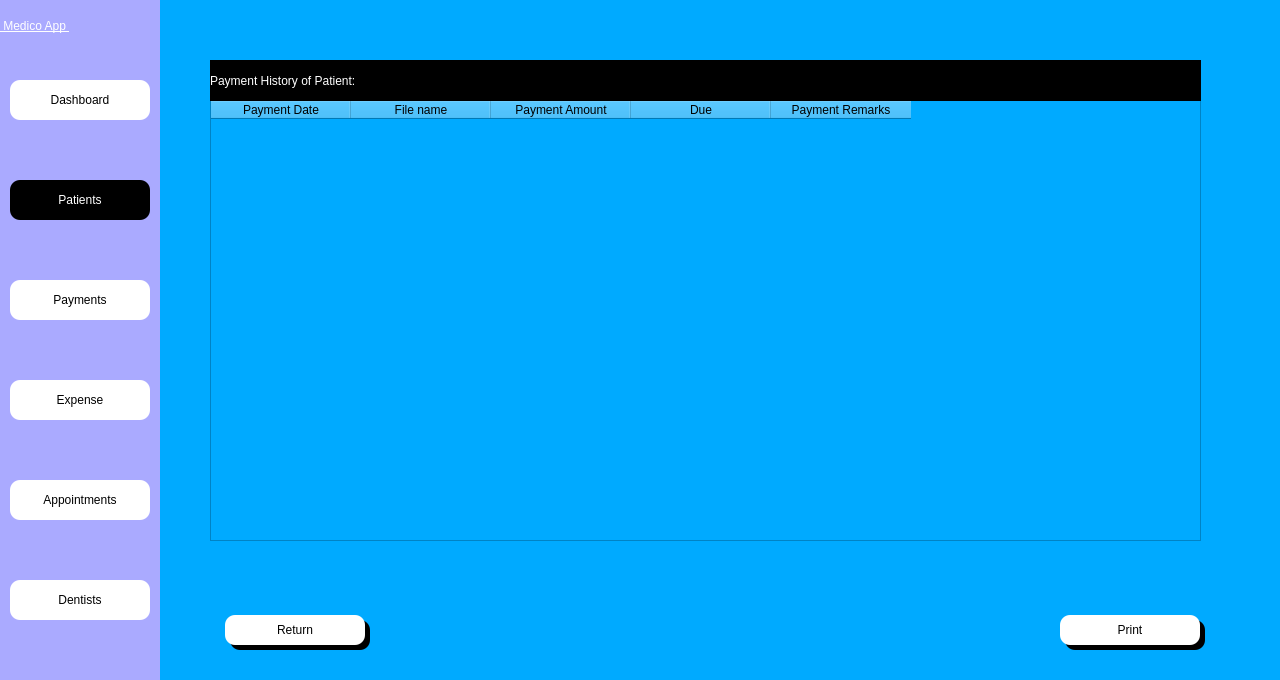
<?xml version="1.0" encoding="UTF-8"?>
<ui version="4.0">
 <class>Dialog</class>
 <widget class="QDialog" name="Dialog">
  <property name="geometry">
   <rect>
    <x>0</x>
    <y>0</y>
    <width>1280</width>
    <height>680</height>
   </rect>
  </property>
  <property name="windowTitle">
   <string>Dialog</string>
  </property>
  <property name="styleSheet">
   <string notr="true">background-color: rgb(0, 170, 255);</string>
  </property>
  <widget class="QWidget" name="side_bar" native="true">
   <property name="geometry">
    <rect>
     <x>0</x>
     <y>0</y>
     <width>160</width>
     <height>681</height>
    </rect>
   </property>
   <property name="styleSheet">
    <string notr="true">background-color: rgb(170, 255, 255);
background-color: rgb(170, 170, 255);</string>
   </property>
   <widget class="QPushButton" name="patient_btn">
    <property name="geometry">
     <rect>
      <x>10</x>
      <y>180</y>
      <width>140</width>
      <height>40</height>
     </rect>
    </property>
    <property name="styleSheet">
     <string notr="true">
QPushButton{


font:  14pt &quot;Segoe UI &quot;;
background-color: rgb(255, 255, 255);
border-top-left-radius:10px;
border-bottom-left-radius:10px;
border-top-right-radius:10px;
border-bottom-right-radius:10px;

	background-color: rgb(0, 0, 0);
	color: rgb(255, 255, 255);
}

QPushButton:hover{
	background-color: rgb(161, 161, 161);
	color: rgb(255, 255, 255);
}
QPushButton:focus{
	background-color: rgb(0, 0, 0);
	color: rgb(255, 255, 255);
}
</string>
    </property>
    <property name="text">
     <string>Patients</string>
    </property>
    <property name="icon">
     <iconset>
      <normaloff>../Medico_modern/patientdownload .png</normaloff>../Medico_modern/patientdownload .png</iconset>
    </property>
   </widget>
   <widget class="QPushButton" name="appointment_btn">
    <property name="geometry">
     <rect>
      <x>10</x>
      <y>480</y>
      <width>140</width>
      <height>40</height>
     </rect>
    </property>
    <property name="styleSheet">
     <string notr="true">QPushButton{


font:  14pt &quot;Segoe UI &quot;;
background-color: rgb(255, 255, 255);
border-top-left-radius:10px;
border-bottom-left-radius:10px;
border-top-right-radius:10px;
border-bottom-right-radius:10px;}
QPushButton:hover{
	background-color: rgb(161, 161, 161);
	color: rgb(255, 255, 255);
}
QPushButton:focus{
	background-color: rgb(161, 161, 161);
	color: rgb(255, 255, 255);
}</string>
    </property>
    <property name="text">
     <string>Appointments</string>
    </property>
    <property name="icon">
     <iconset>
      <normaloff>../Medico_modern/appointmentdownload (1).png</normaloff>../Medico_modern/appointmentdownload (1).png</iconset>
    </property>
   </widget>
   <widget class="QPushButton" name="dentist_btn">
    <property name="geometry">
     <rect>
      <x>10</x>
      <y>580</y>
      <width>140</width>
      <height>40</height>
     </rect>
    </property>
    <property name="styleSheet">
     <string notr="true">QPushButton{


font:  14pt &quot;Segoe UI &quot;;
background-color: rgb(255, 255, 255);
border-top-left-radius:10px;
border-bottom-left-radius:10px;
border-top-right-radius:10px;
border-bottom-right-radius:10px;}
QPushButton:hover{
	background-color: rgb(161, 161, 161);
	color: rgb(255, 255, 255);
}
QPushButton:focus{
	background-color: rgb(161, 161, 161);
	color: rgb(255, 255, 255);
}</string>
    </property>
    <property name="text">
     <string>Dentists</string>
    </property>
    <property name="icon">
     <iconset>
      <normaloff>../Medico_modern/dentistimages.png</normaloff>../Medico_modern/dentistimages.png</iconset>
    </property>
   </widget>
   <widget class="QPushButton" name="payment_btn">
    <property name="geometry">
     <rect>
      <x>10</x>
      <y>280</y>
      <width>140</width>
      <height>40</height>
     </rect>
    </property>
    <property name="styleSheet">
     <string notr="true">QPushButton{


font:  14pt &quot;Segoe UI &quot;;
background-color: rgb(255, 255, 255);
border-top-left-radius:10px;
border-bottom-left-radius:10px;
border-top-right-radius:10px;
border-bottom-right-radius:10px;}
QPushButton:hover{
	background-color: rgb(161, 161, 161);
	color: rgb(255, 255, 255);
}
QPushButton:focus{
	background-color: rgb(161, 161, 161);
	color: rgb(255, 255, 255);
}</string>
    </property>
    <property name="text">
     <string>Payments</string>
    </property>
    <property name="icon">
     <iconset>
      <normaloff>../Medico_modern/billingdownload (1).png</normaloff>../Medico_modern/billingdownload (1).png</iconset>
    </property>
   </widget>
   <widget class="QPushButton" name="expense_btn">
    <property name="geometry">
     <rect>
      <x>10</x>
      <y>380</y>
      <width>140</width>
      <height>40</height>
     </rect>
    </property>
    <property name="styleSheet">
     <string notr="true">QPushButton{


font:  14pt &quot;Segoe UI &quot;;
background-color: rgb(255, 255, 255);
border-top-left-radius:10px;
border-bottom-left-radius:10px;
border-top-right-radius:10px;
border-bottom-right-radius:10px;}
QPushButton:hover{
	background-color: rgb(161, 161, 161);
	color: rgb(255, 255, 255);
}
QPushButton:focus{
	background-color: rgb(161, 161, 161);
	color: rgb(255, 255, 255);
}</string>
    </property>
    <property name="text">
     <string>Expense</string>
    </property>
    <property name="icon">
     <iconset>
      <normaloff>../Medico_modern/billingdownload (1).png</normaloff>../Medico_modern/billingdownload (1).png</iconset>
    </property>
   </widget>
   <widget class="QPushButton" name="dash_btn">
    <property name="geometry">
     <rect>
      <x>10</x>
      <y>80</y>
      <width>140</width>
      <height>40</height>
     </rect>
    </property>
    <property name="styleSheet">
     <string notr="true">QPushButton{


font:  14pt &quot;Segoe UI &quot;;
background-color: rgb(255, 255, 255);
border-top-left-radius:10px;
border-bottom-left-radius:10px;
border-top-right-radius:10px;
border-bottom-right-radius:10px;}
QPushButton:hover{
	background-color: rgb(161, 161, 161);
	color: rgb(255, 255, 255);
}
QPushButton:focus{
	background-color: rgb(161, 161, 161);
	color: rgb(255, 255, 255);
}</string>
    </property>
    <property name="text">
     <string>Dashboard</string>
    </property>
    <property name="icon">
     <iconset>
      <normaloff>../Medico_modern/patientdownload .png</normaloff>../Medico_modern/patientdownload .png</iconset>
    </property>
   </widget>
   <widget class="QLabel" name="label_4">
    <property name="geometry">
     <rect>
      <x>0</x>
      <y>0</y>
      <width>161</width>
      <height>51</height>
     </rect>
    </property>
    <property name="styleSheet">
     <string notr="true">font: 20pt &quot;MS Shell Dlg 2&quot;;
font: 75 20pt &quot;MS Shell Dlg 2&quot;;
text-decoration: underline;
font: 22pt &quot;MS Shell Dlg 2&quot;;
background-color: rgba(255, 255, 255,0);
color: rgb(255, 255, 255);
</string>
    </property>
    <property name="text">
     <string> Medico App </string>
    </property>
   </widget>
  </widget>
  <widget class="QTableWidget" name="pay_hist_table">
   <property name="geometry">
    <rect>
     <x>210</x>
     <y>100</y>
     <width>991</width>
     <height>441</height>
    </rect>
   </property>
   <property name="focusPolicy">
    <enum>Qt::ClickFocus</enum>
   </property>
   <property name="styleSheet">
    <string notr="true">background-color: rgba(255, 255, 255,.9);

font:  12pt &quot;Segoe UI &quot;;</string>
   </property>
   <attribute name="horizontalHeaderDefaultSectionSize">
    <number>140</number>
   </attribute>
   <column>
    <property name="text">
     <string>Payment Date</string>
    </property>
   </column>
   <column>
    <property name="text">
     <string>File name</string>
    </property>
   </column>
   <column>
    <property name="text">
     <string>Payment Amount</string>
    </property>
   </column>
   <column>
    <property name="text">
     <string>Due</string>
    </property>
   </column>
   <column>
    <property name="text">
     <string>Payment Remarks</string>
    </property>
   </column>
  </widget>
  <widget class="QLabel" name="payment_title">
   <property name="geometry">
    <rect>
     <x>210</x>
     <y>60</y>
     <width>991</width>
     <height>41</height>
    </rect>
   </property>
   <property name="styleSheet">
    <string notr="true">
color: rgb(255, 255, 255);
background-color: rgb(0, 0, 0);

font:  14pt &quot;Segoe UI &quot;;</string>
   </property>
   <property name="text">
    <string>Payment History of Patient: </string>
   </property>
  </widget>
  <widget class="QPushButton" name="return_btn">
   <property name="geometry">
    <rect>
     <x>225</x>
     <y>615</y>
     <width>140</width>
     <height>30</height>
    </rect>
   </property>
   <property name="styleSheet">
    <string notr="true">QPushButton{


font:  14pt &quot;Segoe UI &quot;;
background-color: rgb(255, 255, 255);
border-top-left-radius:10px;
border-bottom-left-radius:10px;
border-top-right-radius:10px;
border-bottom-right-radius:10px;}
QPushButton:hover{
	background-color: rgb(161, 161, 161);
	color: rgb(255, 255, 255);
}
QPushButton:focus{
	background-color: rgb(161, 161, 161);
	color: rgb(255, 255, 255);
}</string>
   </property>
   <property name="text">
    <string>Return</string>
   </property>
   <property name="icon">
    <iconset>
     <normaloff>../Medico_modern/billingdownload (1).png</normaloff>../Medico_modern/billingdownload (1).png</iconset>
   </property>
  </widget>
  <widget class="QLabel" name="label_3">
   <property name="geometry">
    <rect>
     <x>230</x>
     <y>620</y>
     <width>140</width>
     <height>30</height>
    </rect>
   </property>
   <property name="styleSheet">
    <string notr="true">background-color: rgb(0, 0, 0);
font: 12pt &quot;MS Shell Dlg 2&quot;;
border-top-left-radius:10px;
border-bottom-left-radius:10px;
border-top-right-radius:10px;
border-bottom-right-radius:10px;
color: rgb(255, 255, 255);
</string>
   </property>
   <property name="text">
    <string/>
   </property>
  </widget>
  <widget class="QLabel" name="label">
   <property name="geometry">
    <rect>
     <x>160</x>
     <y>0</y>
     <width>1121</width>
     <height>680</height>
    </rect>
   </property>
   <property name="text">
    <string/>
   </property>
   <property name="pixmap">
    <pixmap>../Images/the-humble-co-cADflhZzgyo-unsplash.jpg</pixmap>
   </property>
   <property name="scaledContents">
    <bool>true</bool>
   </property>
  </widget>
  <widget class="QPushButton" name="print_btn">
   <property name="geometry">
    <rect>
     <x>1060</x>
     <y>615</y>
     <width>140</width>
     <height>30</height>
    </rect>
   </property>
   <property name="styleSheet">
    <string notr="true">QPushButton{


font:  14pt &quot;Segoe UI &quot;;
background-color: rgb(255, 255, 255);
border-top-left-radius:10px;
border-bottom-left-radius:10px;
border-top-right-radius:10px;
border-bottom-right-radius:10px;}
QPushButton:hover{
	background-color: rgb(161, 161, 161);
	color: rgb(255, 255, 255);
}
QPushButton:focus{
	background-color: rgb(161, 161, 161);
	color: rgb(255, 255, 255);
}</string>
   </property>
   <property name="text">
    <string>Print</string>
   </property>
   <property name="icon">
    <iconset>
     <normaloff>../Medico_modern/billingdownload (1).png</normaloff>../Medico_modern/billingdownload (1).png</iconset>
   </property>
  </widget>
  <widget class="QLabel" name="label_5">
   <property name="geometry">
    <rect>
     <x>1065</x>
     <y>620</y>
     <width>140</width>
     <height>30</height>
    </rect>
   </property>
   <property name="styleSheet">
    <string notr="true">background-color: rgb(0, 0, 0);
font: 12pt &quot;MS Shell Dlg 2&quot;;
border-top-left-radius:10px;
border-bottom-left-radius:10px;
border-top-right-radius:10px;
border-bottom-right-radius:10px;
color: rgb(255, 255, 255);
</string>
   </property>
   <property name="text">
    <string/>
   </property>
  </widget>
  <zorder>label</zorder>
  <zorder>side_bar</zorder>
  <zorder>pay_hist_table</zorder>
  <zorder>payment_title</zorder>
  <zorder>label_3</zorder>
  <zorder>return_btn</zorder>
  <zorder>label_5</zorder>
  <zorder>print_btn</zorder>
 </widget>
 <tabstops>
  <tabstop>print_btn</tabstop>
  <tabstop>return_btn</tabstop>
  <tabstop>dash_btn</tabstop>
  <tabstop>patient_btn</tabstop>
  <tabstop>payment_btn</tabstop>
  <tabstop>expense_btn</tabstop>
  <tabstop>appointment_btn</tabstop>
  <tabstop>dentist_btn</tabstop>
 </tabstops>
 <resources/>
 <connections/>
</ui>
